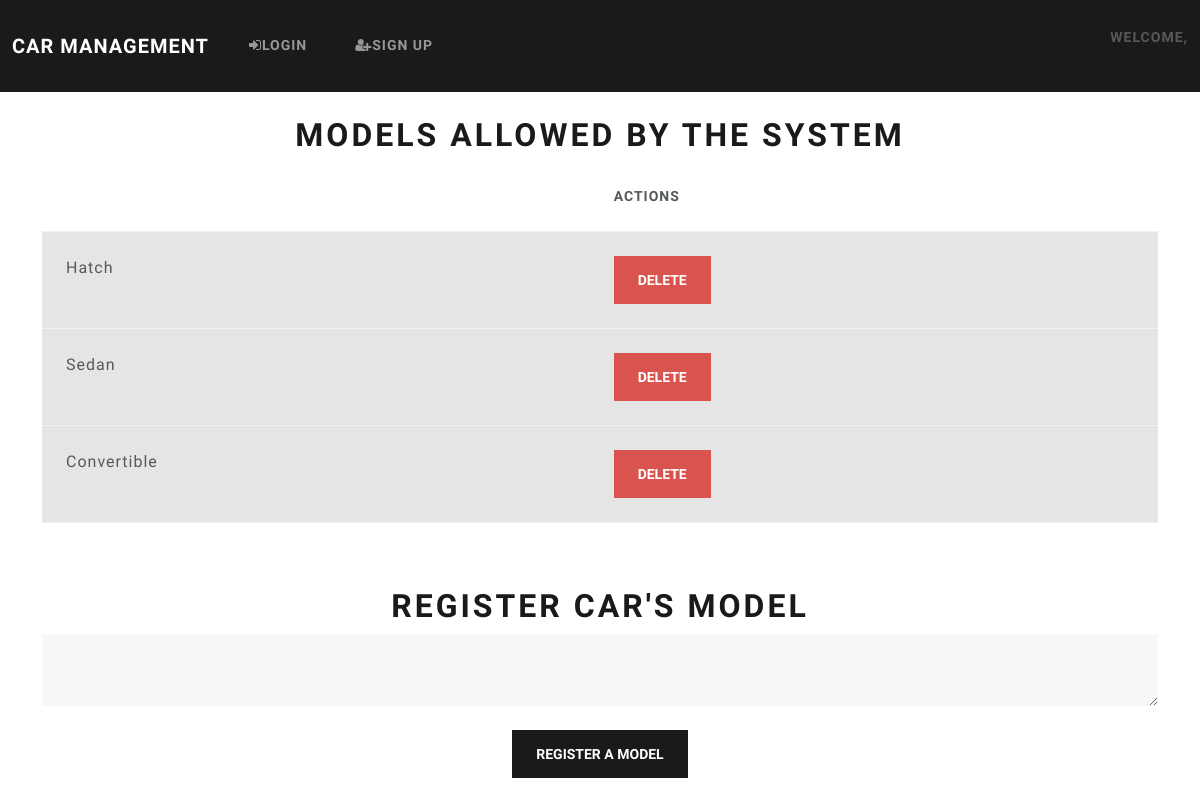
Page /car-model/ on the committed database.
### website/models.py (models this page shows)
class Model(db.Model):
    id    = db.Column(db.Integer, primary_key=True)
    model = db.Column(db.String(20))

### website/cars.py (the view, shortened to what this page needs)
@login_required
@cars.route("/car-model/", methods=["GET", "POST"])
def car_model_page():
    if request.method == "GET":
        models = Model.query.all()
        return render_template('models.html', user=current_user, models=models)

### website/templates/models.html (shortened to what this page needs)
{% extends "base.html" %}
{% block content %}
<br />
<h1 align="center">Models allowed by the system</h1>
<table class="table table-hover">
    <thead>
        {% if models|length == 0 %}
        <td></td>
        {% else %}
        <td></td>
        <th scope="col">Actions</th>
        {% endif %}
    </thead>
    <tbody>
        {% if models|length == 0 %}
        <tr class="table-active">
            <td>None models registered.</td>
        </tr>
        {% else %}
        {% for model in models %}
        <tr class="table-active">
            <td>{{model.model}}</td>
            <td>
                <button class="btn btn-danger" type="submit" class="close" onClick="deleteModel({{ model.id }})">
                    <span aria-hidden="true">Delete</span>
                </button>
            </td>
        </tr>
        {% endfor %}
        {% endif %}
    </tbody>
    </table>
<br />
<form method="POST">
    <br />
    <h1 align="center">Register car's model</h1>
    <textarea class="form-control" name="model" id="model"></textarea>
    <br />
    <div align="center">
        <button type="submit" class="btn btn-primary">
            Register a model
        </button>
    </div>
</form>
{% endblock content %}

### rows in the picture
Model: model "Hatch"
Model: model "Sedan"
Model: model "Convertible"
